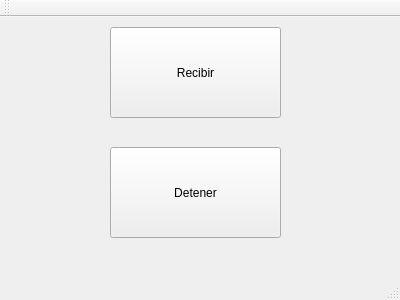
<?xml version="1.0" encoding="UTF-8"?>
<ui version="4.0">
 <class>MainWindow</class>
 <widget class="QMainWindow" name="MainWindow">
  <property name="geometry">
   <rect>
    <x>0</x>
    <y>0</y>
    <width>400</width>
    <height>300</height>
   </rect>
  </property>
  <property name="windowTitle">
   <string>Cliente</string>
  </property>
  <widget class="QWidget" name="centralWidget">
   <widget class="QPushButton" name="pushButton">
    <property name="geometry">
     <rect>
      <x>110</x>
      <y>10</y>
      <width>171</width>
      <height>91</height>
     </rect>
    </property>
    <property name="text">
     <string>Recibir</string>
    </property>
   </widget>
   <widget class="QPushButton" name="pushButton_2">
    <property name="geometry">
     <rect>
      <x>110</x>
      <y>130</y>
      <width>171</width>
      <height>91</height>
     </rect>
    </property>
    <property name="text">
     <string>Detener</string>
    </property>
   </widget>
  </widget>
  <widget class="QMenuBar" name="menuBar">
   <property name="geometry">
    <rect>
     <x>0</x>
     <y>0</y>
     <width>400</width>
     <height>23</height>
    </rect>
   </property>
  </widget>
  <widget class="QToolBar" name="mainToolBar">
   <attribute name="toolBarArea">
    <enum>TopToolBarArea</enum>
   </attribute>
   <attribute name="toolBarBreak">
    <bool>false</bool>
   </attribute>
  </widget>
  <widget class="QStatusBar" name="statusBar"/>
 </widget>
 <layoutdefault spacing="6" margin="11"/>
 <resources/>
 <connections/>
</ui>
